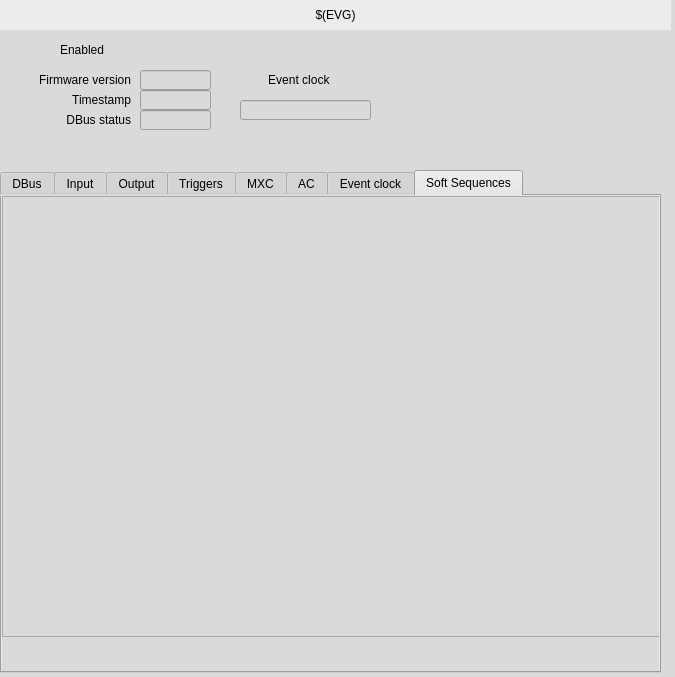
<?xml version="1.0" encoding="UTF-8"?>
<ui version="4.0">
 <class>MainWindow</class>
 <widget class="QMainWindow" name="MainWindow">
  <property name="geometry">
   <rect>
    <x>0</x>
    <y>0</y>
    <width>675</width>
    <height>677</height>
   </rect>
  </property>
  <property name="windowTitle">
   <string>EVG</string>
  </property>
  <property name="styleSheet">
   <string notr="true">background-color: rgb(218, 218, 218);</string>
  </property>
  <widget class="QWidget" name="centralwidget">
   <widget class="caLabel" name="calabel">
    <property name="geometry">
     <rect>
      <x>0</x>
      <y>0</y>
      <width>671</width>
      <height>30</height>
     </rect>
    </property>
    <property name="styleSheet">
     <string notr="true">background-color: rgb(236, 236, 236, 255);</string>
    </property>
    <property name="text">
     <string>$(EVG)</string>
    </property>
    <property name="alignment">
     <set>Qt::AlignCenter</set>
    </property>
   </widget>
   <widget class="caLed" name="caled">
    <property name="geometry">
     <rect>
      <x>30</x>
      <y>40</y>
      <width>20</width>
      <height>20</height>
     </rect>
    </property>
    <property name="toolTip">
     <string>Master enable for the EVR. If not set then very little will happen.</string>
    </property>
    <property name="rectangular">
     <bool>false</bool>
    </property>
    <property name="channel" stdset="0">
     <string notr="true">$(EVG):Enable-RB</string>
    </property>
    <property name="falseColor">
     <color>
      <red>255</red>
      <green>0</green>
      <blue>0</blue>
     </color>
    </property>
    <property name="trueColor">
     <color>
      <red>0</red>
      <green>205</green>
      <blue>0</blue>
     </color>
    </property>
    <property name="undefinedColor">
     <color>
      <red>255</red>
      <green>255</green>
      <blue>255</blue>
     </color>
    </property>
   </widget>
   <widget class="QLabel" name="label">
    <property name="geometry">
     <rect>
      <x>10</x>
      <y>70</y>
      <width>121</width>
      <height>20</height>
     </rect>
    </property>
    <property name="text">
     <string>Firmware version</string>
    </property>
    <property name="alignment">
     <set>Qt::AlignRight|Qt::AlignTrailing|Qt::AlignVCenter</set>
    </property>
   </widget>
   <widget class="caLineEdit" name="calineedit">
    <property name="geometry">
     <rect>
      <x>140</x>
      <y>70</y>
      <width>71</width>
      <height>20</height>
     </rect>
    </property>
    <property name="channel" stdset="0">
     <string notr="true">$(EVG):FwVer-I</string>
    </property>
   </widget>
   <widget class="caLineEdit" name="calineedit_3">
    <property name="geometry">
     <rect>
      <x>140</x>
      <y>90</y>
      <width>71</width>
      <height>20</height>
     </rect>
    </property>
    <property name="channel" stdset="0">
     <string notr="true">$(EVG):Timestamp-RB</string>
    </property>
   </widget>
   <widget class="QLabel" name="label_5">
    <property name="geometry">
     <rect>
      <x>10</x>
      <y>90</y>
      <width>121</width>
      <height>20</height>
     </rect>
    </property>
    <property name="text">
     <string>Timestamp</string>
    </property>
    <property name="alignment">
     <set>Qt::AlignRight|Qt::AlignTrailing|Qt::AlignVCenter</set>
    </property>
   </widget>
   <widget class="caLineEdit" name="calineedit_4">
    <property name="geometry">
     <rect>
      <x>140</x>
      <y>110</y>
      <width>71</width>
      <height>20</height>
     </rect>
    </property>
    <property name="channel" stdset="0">
     <string notr="true">$(EVG):DbusStatus-RB</string>
    </property>
   </widget>
   <widget class="QLabel" name="label_7">
    <property name="geometry">
     <rect>
      <x>10</x>
      <y>110</y>
      <width>121</width>
      <height>20</height>
     </rect>
    </property>
    <property name="text">
     <string>DBus status</string>
    </property>
    <property name="alignment">
     <set>Qt::AlignRight|Qt::AlignTrailing|Qt::AlignVCenter</set>
    </property>
   </widget>
   <widget class="caInclude" name="cainclude">
    <property name="geometry">
     <rect>
      <x>470</x>
      <y>50</y>
      <width>185</width>
      <height>95</height>
     </rect>
    </property>
    <property name="macro">
     <string notr="true">EVG=$(EVG)</string>
    </property>
    <property name="filename" stdset="0">
     <string notr="true">G_EVG_VME_softEvt.ui</string>
    </property>
   </widget>
   <widget class="QTabWidget" name="tabWidget">
    <property name="geometry">
     <rect>
      <x>0</x>
      <y>170</y>
      <width>661</width>
      <height>503</height>
     </rect>
    </property>
    <property name="currentIndex">
     <number>7</number>
    </property>
    <widget class="QWidget" name="tab">
     <attribute name="title">
      <string>DBus</string>
     </attribute>
     <widget class="QScrollArea" name="scrollArea">
      <property name="geometry">
       <rect>
        <x>0</x>
        <y>0</y>
        <width>661</width>
        <height>471</height>
       </rect>
      </property>
      <property name="widgetResizable">
       <bool>true</bool>
      </property>
      <widget class="QWidget" name="scrollAreaWidgetContents">
       <property name="geometry">
        <rect>
         <x>0</x>
         <y>0</y>
         <width>641</width>
         <height>600</height>
        </rect>
       </property>
       <property name="minimumSize">
        <size>
         <width>0</width>
         <height>600</height>
        </size>
       </property>
       <widget class="caInclude" name="cainclude_25">
        <property name="geometry">
         <rect>
          <x>210</x>
          <y>10</y>
          <width>200</width>
          <height>70</height>
         </rect>
        </property>
        <property name="macro">
         <string notr="true">ID=0, EVG=$(EVG)</string>
        </property>
        <property name="filename" stdset="0">
         <string notr="true">G_EVG_VME_dbus.ui</string>
        </property>
       </widget>
       <widget class="caInclude" name="cainclude_26">
        <property name="geometry">
         <rect>
          <x>210</x>
          <y>80</y>
          <width>200</width>
          <height>70</height>
         </rect>
        </property>
        <property name="macro">
         <string notr="true">ID=1, EVG=$(EVG)</string>
        </property>
        <property name="filename" stdset="0">
         <string notr="true">G_EVG_VME_dbus.ui</string>
        </property>
       </widget>
       <widget class="caInclude" name="cainclude_27">
        <property name="geometry">
         <rect>
          <x>210</x>
          <y>150</y>
          <width>200</width>
          <height>70</height>
         </rect>
        </property>
        <property name="macro">
         <string notr="true">ID=2, EVG=$(EVG)</string>
        </property>
        <property name="filename" stdset="0">
         <string notr="true">G_EVG_VME_dbus.ui</string>
        </property>
       </widget>
       <widget class="caInclude" name="cainclude_36">
        <property name="geometry">
         <rect>
          <x>210</x>
          <y>220</y>
          <width>200</width>
          <height>70</height>
         </rect>
        </property>
        <property name="macro">
         <string notr="true">ID=3, EVG=$(EVG)</string>
        </property>
        <property name="filename" stdset="0">
         <string notr="true">G_EVG_VME_dbus.ui</string>
        </property>
       </widget>
       <widget class="caInclude" name="cainclude_37">
        <property name="geometry">
         <rect>
          <x>210</x>
          <y>290</y>
          <width>200</width>
          <height>70</height>
         </rect>
        </property>
        <property name="macro">
         <string notr="true">ID=4, EVG=$(EVG)</string>
        </property>
        <property name="filename" stdset="0">
         <string notr="true">G_EVG_VME_dbus.ui</string>
        </property>
       </widget>
       <widget class="caInclude" name="cainclude_38">
        <property name="geometry">
         <rect>
          <x>210</x>
          <y>360</y>
          <width>200</width>
          <height>70</height>
         </rect>
        </property>
        <property name="macro">
         <string notr="true">ID=5, EVG=$(EVG)</string>
        </property>
        <property name="filename" stdset="0">
         <string notr="true">G_EVG_VME_dbus.ui</string>
        </property>
       </widget>
       <widget class="caInclude" name="cainclude_39">
        <property name="geometry">
         <rect>
          <x>210</x>
          <y>430</y>
          <width>200</width>
          <height>70</height>
         </rect>
        </property>
        <property name="macro">
         <string notr="true">ID=6, EVG=$(EVG)</string>
        </property>
        <property name="filename" stdset="0">
         <string notr="true">G_EVG_VME_dbus.ui</string>
        </property>
       </widget>
       <widget class="caInclude" name="cainclude_40">
        <property name="geometry">
         <rect>
          <x>210</x>
          <y>500</y>
          <width>200</width>
          <height>70</height>
         </rect>
        </property>
        <property name="macro">
         <string notr="true">ID=7, EVG=$(EVG)</string>
        </property>
        <property name="filename" stdset="0">
         <string notr="true">G_EVG_VME_dbus.ui</string>
        </property>
       </widget>
      </widget>
     </widget>
    </widget>
    <widget class="QWidget" name="tab_2">
     <attribute name="title">
      <string>Input</string>
     </attribute>
     <widget class="QScrollArea" name="scrollArea_2">
      <property name="geometry">
       <rect>
        <x>0</x>
        <y>0</y>
        <width>661</width>
        <height>471</height>
       </rect>
      </property>
      <property name="widgetResizable">
       <bool>true</bool>
      </property>
      <widget class="QWidget" name="scrollAreaWidgetContents_2">
       <property name="geometry">
        <rect>
         <x>0</x>
         <y>0</y>
         <width>641</width>
         <height>2000</height>
        </rect>
       </property>
       <property name="minimumSize">
        <size>
         <width>0</width>
         <height>2000</height>
        </size>
       </property>
       <widget class="caInclude" name="cainclude_4">
        <property name="geometry">
         <rect>
          <x>10</x>
          <y>10</y>
          <width>565</width>
          <height>85</height>
         </rect>
        </property>
        <property name="macro">
         <string notr="true">ID=FrontInp0, EVG=$(EVG)</string>
        </property>
        <property name="filename" stdset="0">
         <string notr="true">G_EVG_VME_input.ui</string>
        </property>
       </widget>
       <widget class="caInclude" name="cainclude_5">
        <property name="geometry">
         <rect>
          <x>10</x>
          <y>95</y>
          <width>565</width>
          <height>85</height>
         </rect>
        </property>
        <property name="macro">
         <string notr="true">ID=FrontInp1, EVG=$(EVG)</string>
        </property>
        <property name="filename" stdset="0">
         <string notr="true">G_EVG_VME_input.ui</string>
        </property>
       </widget>
       <widget class="caInclude" name="cainclude_7">
        <property name="geometry">
         <rect>
          <x>10</x>
          <y>190</y>
          <width>565</width>
          <height>85</height>
         </rect>
        </property>
        <property name="macro">
         <string notr="true">ID=UnivInp0, EVG=$(EVG)</string>
        </property>
        <property name="filename" stdset="0">
         <string notr="true">G_EVG_VME_input.ui</string>
        </property>
       </widget>
       <widget class="caInclude" name="cainclude_8">
        <property name="geometry">
         <rect>
          <x>10</x>
          <y>275</y>
          <width>565</width>
          <height>85</height>
         </rect>
        </property>
        <property name="macro">
         <string notr="true">ID=UnivInp1, EVG=$(EVG)</string>
        </property>
        <property name="filename" stdset="0">
         <string notr="true">G_EVG_VME_input.ui</string>
        </property>
       </widget>
       <widget class="caInclude" name="cainclude_9">
        <property name="geometry">
         <rect>
          <x>10</x>
          <y>360</y>
          <width>565</width>
          <height>85</height>
         </rect>
        </property>
        <property name="macro">
         <string notr="true">ID=UnivInp2, EVG=$(EVG)</string>
        </property>
        <property name="filename" stdset="0">
         <string notr="true">G_EVG_VME_input.ui</string>
        </property>
       </widget>
       <widget class="caInclude" name="cainclude_10">
        <property name="geometry">
         <rect>
          <x>10</x>
          <y>445</y>
          <width>565</width>
          <height>85</height>
         </rect>
        </property>
        <property name="macro">
         <string notr="true">ID=UnivInp3, EVG=$(EVG)</string>
        </property>
        <property name="filename" stdset="0">
         <string notr="true">G_EVG_VME_input.ui</string>
        </property>
       </widget>
       <widget class="caInclude" name="cainclude_41">
        <property name="geometry">
         <rect>
          <x>10</x>
          <y>540</y>
          <width>565</width>
          <height>85</height>
         </rect>
        </property>
        <property name="macro">
         <string notr="true">ID=RearInp0, EVG=$(EVG)</string>
        </property>
        <property name="filename" stdset="0">
         <string notr="true">G_EVG_VME_input.ui</string>
        </property>
       </widget>
       <widget class="caInclude" name="cainclude_42">
        <property name="geometry">
         <rect>
          <x>10</x>
          <y>625</y>
          <width>565</width>
          <height>85</height>
         </rect>
        </property>
        <property name="macro">
         <string notr="true">ID=RearInp1, EVG=$(EVG)</string>
        </property>
        <property name="filename" stdset="0">
         <string notr="true">G_EVG_VME_input.ui</string>
        </property>
       </widget>
       <widget class="caInclude" name="cainclude_43">
        <property name="geometry">
         <rect>
          <x>10</x>
          <y>710</y>
          <width>565</width>
          <height>85</height>
         </rect>
        </property>
        <property name="macro">
         <string notr="true">ID=RearInp2, EVG=$(EVG)</string>
        </property>
        <property name="filename" stdset="0">
         <string notr="true">G_EVG_VME_input.ui</string>
        </property>
       </widget>
       <widget class="caInclude" name="cainclude_44">
        <property name="geometry">
         <rect>
          <x>10</x>
          <y>795</y>
          <width>565</width>
          <height>85</height>
         </rect>
        </property>
        <property name="macro">
         <string notr="true">ID=RearInp3, EVG=$(EVG)</string>
        </property>
        <property name="filename" stdset="0">
         <string notr="true">G_EVG_VME_input.ui</string>
        </property>
       </widget>
       <widget class="caInclude" name="cainclude_45">
        <property name="geometry">
         <rect>
          <x>10</x>
          <y>880</y>
          <width>565</width>
          <height>85</height>
         </rect>
        </property>
        <property name="macro">
         <string notr="true">ID=RearInp4, EVG=$(EVG)</string>
        </property>
        <property name="filename" stdset="0">
         <string notr="true">G_EVG_VME_input.ui</string>
        </property>
       </widget>
       <widget class="caInclude" name="cainclude_46">
        <property name="geometry">
         <rect>
          <x>10</x>
          <y>965</y>
          <width>565</width>
          <height>85</height>
         </rect>
        </property>
        <property name="macro">
         <string notr="true">ID=RearInp5, EVG=$(EVG)</string>
        </property>
        <property name="filename" stdset="0">
         <string notr="true">G_EVG_VME_input.ui</string>
        </property>
       </widget>
       <widget class="caInclude" name="cainclude_47">
        <property name="geometry">
         <rect>
          <x>10</x>
          <y>1050</y>
          <width>565</width>
          <height>85</height>
         </rect>
        </property>
        <property name="macro">
         <string notr="true">ID=RearInp6, EVG=$(EVG)</string>
        </property>
        <property name="filename" stdset="0">
         <string notr="true">G_EVG_VME_input.ui</string>
        </property>
       </widget>
       <widget class="caInclude" name="cainclude_48">
        <property name="geometry">
         <rect>
          <x>10</x>
          <y>1135</y>
          <width>565</width>
          <height>85</height>
         </rect>
        </property>
        <property name="macro">
         <string notr="true">ID=RearInp7, EVG=$(EVG)</string>
        </property>
        <property name="filename" stdset="0">
         <string notr="true">G_EVG_VME_input.ui</string>
        </property>
       </widget>
       <widget class="caInclude" name="cainclude_49">
        <property name="geometry">
         <rect>
          <x>10</x>
          <y>1220</y>
          <width>565</width>
          <height>85</height>
         </rect>
        </property>
        <property name="macro">
         <string notr="true">ID=RearInp8, EVG=$(EVG)</string>
        </property>
        <property name="filename" stdset="0">
         <string notr="true">G_EVG_VME_input.ui</string>
        </property>
       </widget>
       <widget class="caInclude" name="cainclude_50">
        <property name="geometry">
         <rect>
          <x>10</x>
          <y>1305</y>
          <width>565</width>
          <height>85</height>
         </rect>
        </property>
        <property name="macro">
         <string notr="true">ID=RearInp9, EVG=$(EVG)</string>
        </property>
        <property name="filename" stdset="0">
         <string notr="true">G_EVG_VME_input.ui</string>
        </property>
       </widget>
       <widget class="caInclude" name="cainclude_51">
        <property name="geometry">
         <rect>
          <x>10</x>
          <y>1390</y>
          <width>565</width>
          <height>85</height>
         </rect>
        </property>
        <property name="macro">
         <string notr="true">ID=RearInp10, EVG=$(EVG)</string>
        </property>
        <property name="filename" stdset="0">
         <string notr="true">G_EVG_VME_input.ui</string>
        </property>
       </widget>
       <widget class="caInclude" name="cainclude_52">
        <property name="geometry">
         <rect>
          <x>10</x>
          <y>1475</y>
          <width>565</width>
          <height>85</height>
         </rect>
        </property>
        <property name="macro">
         <string notr="true">ID=RearInp11, EVG=$(EVG)</string>
        </property>
        <property name="filename" stdset="0">
         <string notr="true">G_EVG_VME_input.ui</string>
        </property>
       </widget>
       <widget class="caInclude" name="cainclude_53">
        <property name="geometry">
         <rect>
          <x>10</x>
          <y>1560</y>
          <width>565</width>
          <height>85</height>
         </rect>
        </property>
        <property name="macro">
         <string notr="true">ID=RearInp12, EVG=$(EVG)</string>
        </property>
        <property name="filename" stdset="0">
         <string notr="true">G_EVG_VME_input.ui</string>
        </property>
       </widget>
       <widget class="caInclude" name="cainclude_54">
        <property name="geometry">
         <rect>
          <x>10</x>
          <y>1645</y>
          <width>565</width>
          <height>85</height>
         </rect>
        </property>
        <property name="macro">
         <string notr="true">ID=RearInp13, EVG=$(EVG)</string>
        </property>
        <property name="filename" stdset="0">
         <string notr="true">G_EVG_VME_input.ui</string>
        </property>
       </widget>
       <widget class="caInclude" name="cainclude_55">
        <property name="geometry">
         <rect>
          <x>10</x>
          <y>1730</y>
          <width>565</width>
          <height>85</height>
         </rect>
        </property>
        <property name="macro">
         <string notr="true">ID=RearInp14, EVG=$(EVG)</string>
        </property>
        <property name="filename" stdset="0">
         <string notr="true">G_EVG_VME_input.ui</string>
        </property>
       </widget>
       <widget class="caInclude" name="cainclude_56">
        <property name="geometry">
         <rect>
          <x>10</x>
          <y>1815</y>
          <width>565</width>
          <height>85</height>
         </rect>
        </property>
        <property name="macro">
         <string notr="true">ID=RearInp15, EVG=$(EVG)</string>
        </property>
        <property name="filename" stdset="0">
         <string notr="true">G_EVG_VME_input.ui</string>
        </property>
       </widget>
      </widget>
     </widget>
    </widget>
    <widget class="QWidget" name="tab_3">
     <attribute name="title">
      <string>Output</string>
     </attribute>
     <widget class="QScrollArea" name="scrollArea_3">
      <property name="geometry">
       <rect>
        <x>0</x>
        <y>0</y>
        <width>661</width>
        <height>471</height>
       </rect>
      </property>
      <property name="widgetResizable">
       <bool>true</bool>
      </property>
      <widget class="QWidget" name="scrollAreaWidgetContents_3">
       <property name="geometry">
        <rect>
         <x>0</x>
         <y>0</y>
         <width>659</width>
         <height>469</height>
        </rect>
       </property>
       <widget class="caInclude" name="cainclude_11">
        <property name="geometry">
         <rect>
          <x>90</x>
          <y>25</y>
          <width>375</width>
          <height>25</height>
         </rect>
        </property>
        <property name="macro">
         <string notr="true">ID=FrontOut0, EVG=$(EVG)</string>
        </property>
        <property name="filename" stdset="0">
         <string notr="true">G_EVG_VME_output.ui</string>
        </property>
       </widget>
       <widget class="caInclude" name="cainclude_12">
        <property name="geometry">
         <rect>
          <x>90</x>
          <y>50</y>
          <width>375</width>
          <height>25</height>
         </rect>
        </property>
        <property name="macro">
         <string notr="true">ID=FrontOut1, EVG=$(EVG)</string>
        </property>
        <property name="filename" stdset="0">
         <string notr="true">G_EVG_VME_output.ui</string>
        </property>
       </widget>
       <widget class="caInclude" name="cainclude_13">
        <property name="geometry">
         <rect>
          <x>90</x>
          <y>75</y>
          <width>375</width>
          <height>25</height>
         </rect>
        </property>
        <property name="macro">
         <string notr="true">ID=FrontOut2, EVG=$(EVG)</string>
        </property>
        <property name="filename" stdset="0">
         <string notr="true">G_EVG_VME_output.ui</string>
        </property>
       </widget>
       <widget class="caInclude" name="cainclude_14">
        <property name="geometry">
         <rect>
          <x>90</x>
          <y>100</y>
          <width>375</width>
          <height>25</height>
         </rect>
        </property>
        <property name="macro">
         <string notr="true">ID=FrontOut3, EVG=$(EVG)</string>
        </property>
        <property name="filename" stdset="0">
         <string notr="true">G_EVG_VME_output.ui</string>
        </property>
       </widget>
       <widget class="caInclude" name="cainclude_57">
        <property name="geometry">
         <rect>
          <x>90</x>
          <y>160</y>
          <width>375</width>
          <height>25</height>
         </rect>
        </property>
        <property name="macro">
         <string notr="true">ID=UnivOut0, EVG=$(EVG)</string>
        </property>
        <property name="filename" stdset="0">
         <string notr="true">G_EVG_VME_output.ui</string>
        </property>
       </widget>
       <widget class="caInclude" name="cainclude_58">
        <property name="geometry">
         <rect>
          <x>90</x>
          <y>185</y>
          <width>375</width>
          <height>25</height>
         </rect>
        </property>
        <property name="macro">
         <string notr="true">ID=UnivOut1, EVG=$(EVG)</string>
        </property>
        <property name="filename" stdset="0">
         <string notr="true">G_EVG_VME_output.ui</string>
        </property>
       </widget>
       <widget class="caInclude" name="cainclude_59">
        <property name="geometry">
         <rect>
          <x>90</x>
          <y>210</y>
          <width>375</width>
          <height>25</height>
         </rect>
        </property>
        <property name="macro">
         <string notr="true">ID=UnivOut2, EVG=$(EVG)</string>
        </property>
        <property name="filename" stdset="0">
         <string notr="true">G_EVG_VME_output.ui</string>
        </property>
       </widget>
       <widget class="caInclude" name="cainclude_60">
        <property name="geometry">
         <rect>
          <x>90</x>
          <y>235</y>
          <width>375</width>
          <height>25</height>
         </rect>
        </property>
        <property name="macro">
         <string notr="true">ID=UnivOut3, EVG=$(EVG)</string>
        </property>
        <property name="filename" stdset="0">
         <string notr="true">G_EVG_VME_output.ui</string>
        </property>
       </widget>
      </widget>
     </widget>
    </widget>
    <widget class="QWidget" name="tab_4">
     <attribute name="title">
      <string>Triggers</string>
     </attribute>
     <widget class="QScrollArea" name="scrollArea_4">
      <property name="geometry">
       <rect>
        <x>0</x>
        <y>0</y>
        <width>661</width>
        <height>471</height>
       </rect>
      </property>
      <property name="widgetResizable">
       <bool>true</bool>
      </property>
      <widget class="QWidget" name="scrollAreaWidgetContents_4">
       <property name="geometry">
        <rect>
         <x>0</x>
         <y>0</y>
         <width>641</width>
         <height>1100</height>
        </rect>
       </property>
       <property name="minimumSize">
        <size>
         <width>0</width>
         <height>1100</height>
        </size>
       </property>
       <widget class="caInclude" name="cainclude_23">
        <property name="geometry">
         <rect>
          <x>220</x>
          <y>10</y>
          <width>150</width>
          <height>125</height>
         </rect>
        </property>
        <property name="macro">
         <string notr="true">TRIGEVTNUM=0, EVG=$(EVG)</string>
        </property>
        <property name="filename" stdset="0">
         <string notr="true">G_EVG_VME_trigEvt.ui</string>
        </property>
       </widget>
       <widget class="caInclude" name="cainclude_24">
        <property name="geometry">
         <rect>
          <x>220</x>
          <y>139</y>
          <width>150</width>
          <height>125</height>
         </rect>
        </property>
        <property name="macro">
         <string notr="true">TRIGEVTNUM=1, EVG=$(EVG)</string>
        </property>
        <property name="filename" stdset="0">
         <string notr="true">G_EVG_VME_trigEvt.ui</string>
        </property>
       </widget>
       <widget class="caInclude" name="cainclude_28">
        <property name="geometry">
         <rect>
          <x>220</x>
          <y>269</y>
          <width>150</width>
          <height>125</height>
         </rect>
        </property>
        <property name="macro">
         <string notr="true">TRIGEVTNUM=2, EVG=$(EVG)</string>
        </property>
        <property name="filename" stdset="0">
         <string notr="true">G_EVG_VME_trigEvt.ui</string>
        </property>
       </widget>
       <widget class="caInclude" name="cainclude_29">
        <property name="geometry">
         <rect>
          <x>220</x>
          <y>399</y>
          <width>150</width>
          <height>125</height>
         </rect>
        </property>
        <property name="macro">
         <string notr="true">TRIGEVTNUM=3, EVG=$(EVG)</string>
        </property>
        <property name="filename" stdset="0">
         <string notr="true">G_EVG_VME_trigEvt.ui</string>
        </property>
       </widget>
       <widget class="caInclude" name="cainclude_30">
        <property name="geometry">
         <rect>
          <x>220</x>
          <y>529</y>
          <width>150</width>
          <height>125</height>
         </rect>
        </property>
        <property name="macro">
         <string notr="true">TRIGEVTNUM=4, EVG=$(EVG)</string>
        </property>
        <property name="filename" stdset="0">
         <string notr="true">G_EVG_VME_trigEvt.ui</string>
        </property>
       </widget>
       <widget class="caInclude" name="cainclude_31">
        <property name="geometry">
         <rect>
          <x>220</x>
          <y>659</y>
          <width>150</width>
          <height>125</height>
         </rect>
        </property>
        <property name="macro">
         <string notr="true">TRIGEVTNUM=5, EVG=$(EVG)</string>
        </property>
        <property name="filename" stdset="0">
         <string notr="true">G_EVG_VME_trigEvt.ui</string>
        </property>
       </widget>
       <widget class="caInclude" name="cainclude_32">
        <property name="geometry">
         <rect>
          <x>220</x>
          <y>789</y>
          <width>150</width>
          <height>125</height>
         </rect>
        </property>
        <property name="macro">
         <string notr="true">TRIGEVTNUM=6, EVG=$(EVG)</string>
        </property>
        <property name="filename" stdset="0">
         <string notr="true">G_EVG_VME_trigEvt.ui</string>
        </property>
       </widget>
       <widget class="caInclude" name="cainclude_33">
        <property name="geometry">
         <rect>
          <x>220</x>
          <y>919</y>
          <width>150</width>
          <height>125</height>
         </rect>
        </property>
        <property name="macro">
         <string notr="true">TRIGEVTNUM=7, EVG=$(EVG)</string>
        </property>
        <property name="filename" stdset="0">
         <string notr="true">G_EVG_VME_trigEvt.ui</string>
        </property>
       </widget>
      </widget>
     </widget>
    </widget>
    <widget class="QWidget" name="tab_5">
     <attribute name="title">
      <string>MXC</string>
     </attribute>
     <widget class="QScrollArea" name="scrollArea_5">
      <property name="geometry">
       <rect>
        <x>0</x>
        <y>0</y>
        <width>661</width>
        <height>471</height>
       </rect>
      </property>
      <property name="minimumSize">
       <size>
        <width>0</width>
        <height>0</height>
       </size>
      </property>
      <property name="widgetResizable">
       <bool>true</bool>
      </property>
      <widget class="QWidget" name="scrollAreaWidgetContents_5">
       <property name="geometry">
        <rect>
         <x>0</x>
         <y>0</y>
         <width>641</width>
         <height>1100</height>
        </rect>
       </property>
       <property name="minimumSize">
        <size>
         <width>0</width>
         <height>1100</height>
        </size>
       </property>
       <widget class="caInclude" name="cainclude_15">
        <property name="geometry">
         <rect>
          <x>10</x>
          <y>10</y>
          <width>560</width>
          <height>132</height>
         </rect>
        </property>
        <property name="macro">
         <string notr="true">ID=0, EVG=$(EVG)</string>
        </property>
        <property name="filename" stdset="0">
         <string notr="true">G_EVG_VME_mxc-v2.ui</string>
        </property>
       </widget>
       <widget class="caInclude" name="cainclude_16">
        <property name="geometry">
         <rect>
          <x>10</x>
          <y>140</y>
          <width>560</width>
          <height>132</height>
         </rect>
        </property>
        <property name="macro">
         <string notr="true">ID=1, EVG=$(EVG)</string>
        </property>
        <property name="filename" stdset="0">
         <string notr="true">G_EVG_VME_mxc-v2.ui</string>
        </property>
       </widget>
       <widget class="caInclude" name="cainclude_17">
        <property name="geometry">
         <rect>
          <x>10</x>
          <y>270</y>
          <width>560</width>
          <height>132</height>
         </rect>
        </property>
        <property name="macro">
         <string notr="true">ID=2, EVG=$(EVG)</string>
        </property>
        <property name="filename" stdset="0">
         <string notr="true">G_EVG_VME_mxc-v2.ui</string>
        </property>
       </widget>
       <widget class="caInclude" name="cainclude_18">
        <property name="geometry">
         <rect>
          <x>10</x>
          <y>400</y>
          <width>560</width>
          <height>132</height>
         </rect>
        </property>
        <property name="macro">
         <string notr="true">ID=3, EVG=$(EVG)</string>
        </property>
        <property name="filename" stdset="0">
         <string notr="true">G_EVG_VME_mxc-v2.ui</string>
        </property>
       </widget>
       <widget class="caInclude" name="cainclude_19">
        <property name="geometry">
         <rect>
          <x>10</x>
          <y>530</y>
          <width>560</width>
          <height>132</height>
         </rect>
        </property>
        <property name="macro">
         <string notr="true">ID=4, EVG=$(EVG)</string>
        </property>
        <property name="filename" stdset="0">
         <string notr="true">G_EVG_VME_mxc-v2.ui</string>
        </property>
       </widget>
       <widget class="caInclude" name="cainclude_20">
        <property name="geometry">
         <rect>
          <x>10</x>
          <y>660</y>
          <width>560</width>
          <height>132</height>
         </rect>
        </property>
        <property name="macro">
         <string notr="true">ID=5, EVG=$(EVG)</string>
        </property>
        <property name="filename" stdset="0">
         <string notr="true">G_EVG_VME_mxc-v2.ui</string>
        </property>
       </widget>
       <widget class="caInclude" name="cainclude_21">
        <property name="geometry">
         <rect>
          <x>10</x>
          <y>790</y>
          <width>560</width>
          <height>132</height>
         </rect>
        </property>
        <property name="macro">
         <string notr="true">ID=6, EVG=$(EVG)</string>
        </property>
        <property name="filename" stdset="0">
         <string notr="true">G_EVG_VME_mxc-v2.ui</string>
        </property>
       </widget>
       <widget class="caInclude" name="cainclude_22">
        <property name="geometry">
         <rect>
          <x>10</x>
          <y>920</y>
          <width>560</width>
          <height>132</height>
         </rect>
        </property>
        <property name="macro">
         <string notr="true">ID=7, EVG=$(EVG)</string>
        </property>
        <property name="filename" stdset="0">
         <string notr="true">G_EVG_VME_mxc-v2.ui</string>
        </property>
       </widget>
      </widget>
     </widget>
    </widget>
    <widget class="QWidget" name="tab_6">
     <attribute name="title">
      <string>AC</string>
     </attribute>
     <widget class="caInclude" name="cainclude_2">
      <property name="geometry">
       <rect>
        <x>120</x>
        <y>20</y>
        <width>400</width>
        <height>220</height>
       </rect>
      </property>
      <property name="macro">
       <string notr="true">EVG=$(EVG)</string>
      </property>
      <property name="filename" stdset="0">
       <string notr="true">G_EVG_VME_acTrig.ui</string>
      </property>
     </widget>
    </widget>
    <widget class="QWidget" name="tab_7">
     <attribute name="title">
      <string>Event clock</string>
     </attribute>
     <widget class="caInclude" name="cainclude_3">
      <property name="geometry">
       <rect>
        <x>140</x>
        <y>20</y>
        <width>360</width>
        <height>211</height>
       </rect>
      </property>
      <property name="macro">
       <string notr="true">EVG=$(EVG)</string>
      </property>
      <property name="filename" stdset="0">
       <string notr="true">G_EVG_VME_evtClk.ui</string>
      </property>
     </widget>
    </widget>
    <widget class="QWidget" name="tab_8">
     <property name="minimumSize">
      <size>
       <width>0</width>
       <height>0</height>
      </size>
     </property>
     <attribute name="title">
      <string>Soft Sequences</string>
     </attribute>
     <widget class="QScrollArea" name="scrollArea_6">
      <property name="geometry">
       <rect>
        <x>0</x>
        <y>0</y>
        <width>661</width>
        <height>441</height>
       </rect>
      </property>
      <property name="widgetResizable">
       <bool>true</bool>
      </property>
      <widget class="QWidget" name="scrollAreaWidgetContents_6">
       <property name="geometry">
        <rect>
         <x>0</x>
         <y>0</y>
         <width>659</width>
         <height>439</height>
        </rect>
       </property>
       <property name="minimumSize">
        <size>
         <width>620</width>
         <height>0</height>
        </size>
       </property>
       <widget class="caInclude" name="cainclude_34">
        <property name="geometry">
         <rect>
          <x>20</x>
          <y>20</y>
          <width>301</width>
          <height>370</height>
         </rect>
        </property>
        <property name="macro">
         <string notr="true">SEQNUM=1, EVG=$(EVG)</string>
        </property>
        <property name="filename" stdset="0">
         <string notr="true">G_EVG_VME_softSeq.ui</string>
        </property>
       </widget>
       <widget class="caInclude" name="cainclude_35">
        <property name="geometry">
         <rect>
          <x>330</x>
          <y>20</y>
          <width>301</width>
          <height>370</height>
         </rect>
        </property>
        <property name="macro">
         <string notr="true">SEQNUM=2, EVG=$(EVG)</string>
        </property>
        <property name="filename" stdset="0">
         <string notr="true">G_EVG_VME_softSeq.ui</string>
        </property>
       </widget>
      </widget>
     </widget>
    </widget>
   </widget>
   <widget class="QLabel" name="label_8">
    <property name="geometry">
     <rect>
      <x>240</x>
      <y>70</y>
      <width>121</width>
      <height>20</height>
     </rect>
    </property>
    <property name="text">
     <string>Event clock </string>
    </property>
    <property name="alignment">
     <set>Qt::AlignCenter</set>
    </property>
   </widget>
   <widget class="caLineEdit" name="calineedit_12">
    <property name="geometry">
     <rect>
      <x>240</x>
      <y>100</y>
      <width>131</width>
      <height>20</height>
     </rect>
    </property>
    <property name="alignment">
     <set>Qt::AlignCenter</set>
    </property>
    <property name="channel" stdset="0">
     <string notr="true">$(EVG):EvtClk-Frequency-RB</string>
    </property>
    <property name="unitsEnabled">
     <bool>true</bool>
    </property>
   </widget>
   <widget class="QLabel" name="label_2">
    <property name="geometry">
     <rect>
      <x>60</x>
      <y>40</y>
      <width>71</width>
      <height>20</height>
     </rect>
    </property>
    <property name="text">
     <string>Enabled</string>
    </property>
    <property name="alignment">
     <set>Qt::AlignLeading|Qt::AlignLeft|Qt::AlignVCenter</set>
    </property>
   </widget>
  </widget>
 </widget>
 <customwidgets>
  <customwidget>
   <class>caLabel</class>
   <extends>QLabel</extends>
   <header>caLabel</header>
  </customwidget>
  <customwidget>
   <class>caInclude</class>
   <extends>QWidget</extends>
   <header>caInclude</header>
  </customwidget>
  <customwidget>
   <class>caLed</class>
   <extends>QWidget</extends>
   <header>caLed</header>
  </customwidget>
  <customwidget>
   <class>caLineEdit</class>
   <extends>QLineEdit</extends>
   <header>caLineEdit</header>
  </customwidget>
 </customwidgets>
 <resources/>
 <connections/>
</ui>
